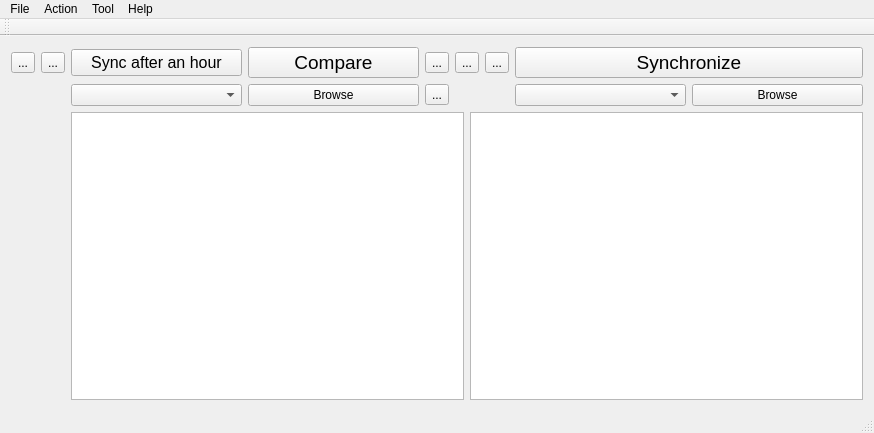
<?xml version="1.0" encoding="UTF-8"?>
<ui version="4.0">
 <class>sync</class>
 <widget class="QMainWindow" name="sync">
  <property name="geometry">
   <rect>
    <x>0</x>
    <y>0</y>
    <width>874</width>
    <height>433</height>
   </rect>
  </property>
  <property name="windowTitle">
   <string>bestsync</string>
  </property>
  <property name="windowIcon">
   <iconset>
    <normaloff>../logo (2).png</normaloff>../logo (2).png</iconset>
  </property>
  <widget class="QWidget" name="centralWidget">
   <layout class="QGridLayout" name="gridLayout">
    <item row="0" column="11">
     <layout class="QHBoxLayout" name="horizontalLayout_14">
      <item>
       <widget class="QPushButton" name="pushButton_2">
        <property name="font">
         <font>
          <pointsize>14</pointsize>
         </font>
        </property>
        <property name="text">
         <string>Synchronize</string>
        </property>
        <property name="icon">
         <iconset>
          <normaloff>../sync.png</normaloff>../sync.png</iconset>
        </property>
        <property name="iconSize">
         <size>
          <width>30</width>
          <height>30</height>
         </size>
        </property>
       </widget>
      </item>
     </layout>
    </item>
    <item row="1" column="11">
     <layout class="QHBoxLayout" name="horizontalLayout_16">
      <item>
       <widget class="QComboBox" name="comboBox_2"/>
      </item>
      <item>
       <widget class="QPushButton" name="pushButton_4">
        <property name="text">
         <string>Browse</string>
        </property>
       </widget>
      </item>
     </layout>
    </item>
    <item row="0" column="9">
     <layout class="QHBoxLayout" name="horizontalLayout_13">
      <item>
       <widget class="QPushButton" name="pushButton_5">
        <property name="font">
         <font>
          <pointsize>12</pointsize>
         </font>
        </property>
        <property name="text">
         <string>Sync after an hour</string>
        </property>
       </widget>
      </item>
      <item>
       <widget class="QPushButton" name="pushButton">
        <property name="font">
         <font>
          <pointsize>14</pointsize>
         </font>
        </property>
        <property name="text">
         <string extracomment="File time &amp; size">Compare</string>
        </property>
        <property name="icon">
         <iconset>
          <normaloff>../file.png</normaloff>../file.png</iconset>
        </property>
        <property name="iconSize">
         <size>
          <width>30</width>
          <height>30</height>
         </size>
        </property>
       </widget>
      </item>
     </layout>
    </item>
    <item row="0" column="1">
     <widget class="QToolButton" name="toolButton_5">
      <property name="toolTip">
       <string>left to right sync</string>
      </property>
      <property name="text">
       <string>...</string>
      </property>
      <property name="icon">
       <iconset>
        <normaloff>../right.jpg</normaloff>../right.jpg</iconset>
      </property>
      <property name="iconSize">
       <size>
        <width>30</width>
        <height>30</height>
       </size>
      </property>
     </widget>
    </item>
    <item row="0" column="10">
     <layout class="QHBoxLayout" name="horizontalLayout_12">
      <item>
       <widget class="QToolButton" name="toolButton_7">
        <property name="toolTip">
         <string>Comparison setting</string>
        </property>
        <property name="text">
         <string>...</string>
        </property>
        <property name="icon">
         <iconset>
          <normaloff>../settings (1).png</normaloff>../settings (1).png</iconset>
        </property>
        <property name="iconSize">
         <size>
          <width>30</width>
          <height>30</height>
         </size>
        </property>
       </widget>
      </item>
      <item>
       <widget class="QToolButton" name="toolButton_8">
        <property name="toolTip">
         <string>Filter</string>
        </property>
        <property name="text">
         <string>...</string>
        </property>
        <property name="icon">
         <iconset>
          <normaloff>../funnel.png</normaloff>../funnel.png</iconset>
        </property>
        <property name="iconSize">
         <size>
          <width>30</width>
          <height>30</height>
         </size>
        </property>
       </widget>
      </item>
      <item>
       <widget class="QToolButton" name="toolButton_6">
        <property name="toolTip">
         <string>Synchronization setting</string>
        </property>
        <property name="text">
         <string>...</string>
        </property>
        <property name="icon">
         <iconset>
          <normaloff>../settings.png</normaloff>../settings.png</iconset>
        </property>
        <property name="iconSize">
         <size>
          <width>30</width>
          <height>30</height>
         </size>
        </property>
       </widget>
      </item>
     </layout>
    </item>
    <item row="1" column="9">
     <layout class="QHBoxLayout" name="horizontalLayout_17">
      <item>
       <widget class="QComboBox" name="comboBox"/>
      </item>
      <item>
       <widget class="QPushButton" name="pushButton_3">
        <property name="text">
         <string>Browse</string>
        </property>
       </widget>
      </item>
     </layout>
    </item>
    <item row="0" column="2">
     <widget class="QToolButton" name="toolButton_4">
      <property name="toolTip">
       <string>right to left sync</string>
      </property>
      <property name="text">
       <string>...</string>
      </property>
      <property name="icon">
       <iconset>
        <normaloff>../left.jpg</normaloff>../left.jpg</iconset>
      </property>
      <property name="iconSize">
       <size>
        <width>30</width>
        <height>30</height>
       </size>
      </property>
     </widget>
    </item>
    <item row="2" column="9" rowspan="2" colspan="3">
     <layout class="QHBoxLayout" name="horizontalLayout">
      <item>
       <widget class="QTreeView" name="treeView"/>
      </item>
      <item>
       <widget class="QTreeView" name="treeView_2"/>
      </item>
     </layout>
    </item>
    <item row="1" column="10">
     <widget class="QToolButton" name="toolButton_10">
      <property name="toolTip">
       <string>Swap</string>
      </property>
      <property name="text">
       <string>...</string>
      </property>
      <property name="icon">
       <iconset>
        <normaloff>../swap.png</normaloff>../swap.png</iconset>
      </property>
      <property name="iconSize">
       <size>
        <width>30</width>
        <height>30</height>
       </size>
      </property>
     </widget>
    </item>
    <item row="3" column="1" colspan="2">
     <widget class="QLabel" name="label">
      <property name="text">
       <string/>
      </property>
     </widget>
    </item>
   </layout>
  </widget>
  <widget class="QMenuBar" name="menuBar">
   <property name="geometry">
    <rect>
     <x>0</x>
     <y>0</y>
     <width>874</width>
     <height>22</height>
    </rect>
   </property>
   <widget class="QMenu" name="menuFIle">
    <property name="title">
     <string>File</string>
    </property>
    <addaction name="actionNew"/>
    <addaction name="actionOpen"/>
    <addaction name="separator"/>
    <addaction name="actionSave"/>
    <addaction name="actionSave_as"/>
    <addaction name="actionSave_as_batch_job"/>
    <addaction name="separator"/>
    <addaction name="actionExit"/>
   </widget>
   <widget class="QMenu" name="menuAction">
    <property name="title">
     <string>Action</string>
    </property>
    <addaction name="actionStart_comparison_2"/>
    <addaction name="separator"/>
    <addaction name="actionComparison_settings_2"/>
    <addaction name="actionFilter_settings"/>
    <addaction name="actionSynchronization_settings"/>
    <addaction name="separator"/>
    <addaction name="actionStart_synchronization"/>
   </widget>
   <widget class="QMenu" name="menuTool">
    <property name="title">
     <string>Tool</string>
    </property>
    <widget class="QMenu" name="menuLanguage">
     <property name="title">
      <string>Language</string>
     </property>
     <addaction name="action"/>
    </widget>
    <addaction name="actionFind"/>
    <addaction name="actionExport_file_list"/>
    <addaction name="separator"/>
    <addaction name="menuLanguage"/>
   </widget>
   <widget class="QMenu" name="menuHelp">
    <property name="title">
     <string>Help</string>
    </property>
    <addaction name="actionView_help"/>
   </widget>
   <addaction name="menuFIle"/>
   <addaction name="menuAction"/>
   <addaction name="menuTool"/>
   <addaction name="menuHelp"/>
  </widget>
  <widget class="QToolBar" name="mainToolBar">
   <attribute name="toolBarArea">
    <enum>TopToolBarArea</enum>
   </attribute>
   <attribute name="toolBarBreak">
    <bool>false</bool>
   </attribute>
  </widget>
  <widget class="QStatusBar" name="statusBar"/>
  <action name="actionNew">
   <property name="icon">
    <iconset>
     <normaloff>../new.png</normaloff>../new.png</iconset>
   </property>
   <property name="text">
    <string>New</string>
   </property>
   <property name="shortcut">
    <string>Ctrl+N</string>
   </property>
  </action>
  <action name="actionOpen">
   <property name="icon">
    <iconset>
     <normaloff>../open-file-button.png</normaloff>../open-file-button.png</iconset>
   </property>
   <property name="text">
    <string>Open...</string>
   </property>
   <property name="shortcut">
    <string>Ctrl+O</string>
   </property>
  </action>
  <action name="actionSave">
   <property name="icon">
    <iconset>
     <normaloff>../save.png</normaloff>../save.png</iconset>
   </property>
   <property name="text">
    <string>Save</string>
   </property>
   <property name="shortcut">
    <string>Ctrl+S</string>
   </property>
  </action>
  <action name="actionSave_as">
   <property name="text">
    <string>Save as...</string>
   </property>
  </action>
  <action name="actionExit">
   <property name="text">
    <string>Exit</string>
   </property>
  </action>
  <action name="actionStart_comparison_2">
   <property name="icon">
    <iconset>
     <normaloff>../file.png</normaloff>../file.png</iconset>
   </property>
   <property name="text">
    <string>Start comparison</string>
   </property>
   <property name="shortcut">
    <string>F5</string>
   </property>
  </action>
  <action name="actionComparison_settings_2">
   <property name="icon">
    <iconset>
     <normaloff>../settings (1).png</normaloff>../settings (1).png</iconset>
   </property>
   <property name="text">
    <string>Comparison settings</string>
   </property>
   <property name="shortcut">
    <string>F6</string>
   </property>
  </action>
  <action name="actionFilter_settings">
   <property name="icon">
    <iconset>
     <normaloff>../funnel.png</normaloff>../funnel.png</iconset>
   </property>
   <property name="text">
    <string>Filter settings</string>
   </property>
   <property name="shortcut">
    <string>F7</string>
   </property>
  </action>
  <action name="actionSynchronization_settings">
   <property name="icon">
    <iconset>
     <normaloff>../settings.png</normaloff>../settings.png</iconset>
   </property>
   <property name="text">
    <string>Synchronization settings</string>
   </property>
   <property name="shortcut">
    <string>F8</string>
   </property>
  </action>
  <action name="actionStart_synchronization">
   <property name="icon">
    <iconset>
     <normaloff>../sync.png</normaloff>../sync.png</iconset>
   </property>
   <property name="text">
    <string>Start synchronization</string>
   </property>
   <property name="shortcut">
    <string>F9</string>
   </property>
  </action>
  <action name="actionOptions">
   <property name="text">
    <string>Options</string>
   </property>
  </action>
  <action name="actionLanquage">
   <property name="text">
    <string>Language</string>
   </property>
  </action>
  <action name="actionFind">
   <property name="icon">
    <iconset>
     <normaloff>../binoculars.png</normaloff>../binoculars.png</iconset>
   </property>
   <property name="text">
    <string>Find...</string>
   </property>
   <property name="shortcut">
    <string>Ctrl+F</string>
   </property>
  </action>
  <action name="actionExport_file_list">
   <property name="text">
    <string>Export file list</string>
   </property>
  </action>
  <action name="actionReset_layout">
   <property name="text">
    <string>Reset layout</string>
   </property>
  </action>
  <action name="actionView_help">
   <property name="icon">
    <iconset>
     <normaloff>../faq.png</normaloff>../faq.png</iconset>
   </property>
   <property name="text">
    <string>View help</string>
   </property>
   <property name="shortcut">
    <string>F1</string>
   </property>
  </action>
  <action name="actionAbout">
   <property name="icon">
    <iconset>
     <normaloff>../customer-service.png</normaloff>../customer-service.png</iconset>
   </property>
   <property name="text">
    <string>About</string>
   </property>
  </action>
  <action name="actionSave_as_batch_job">
   <property name="icon">
    <iconset>
     <normaloff>../terminal.png</normaloff>../terminal.png</iconset>
   </property>
   <property name="text">
    <string>Save as batch job</string>
   </property>
  </action>
  <action name="actionEnglish">
   <property name="icon">
    <iconset>
     <normaloff>../united-kingdom.png</normaloff>../united-kingdom.png</iconset>
   </property>
   <property name="text">
    <string>English</string>
   </property>
  </action>
  <action name="action">
   <property name="icon">
    <iconset>
     <normaloff>../iran.png</normaloff>../iran.png</iconset>
   </property>
   <property name="text">
    <string>فارسی</string>
   </property>
  </action>
 </widget>
 <layoutdefault spacing="6" margin="11"/>
 <resources/>
 <connections/>
</ui>
